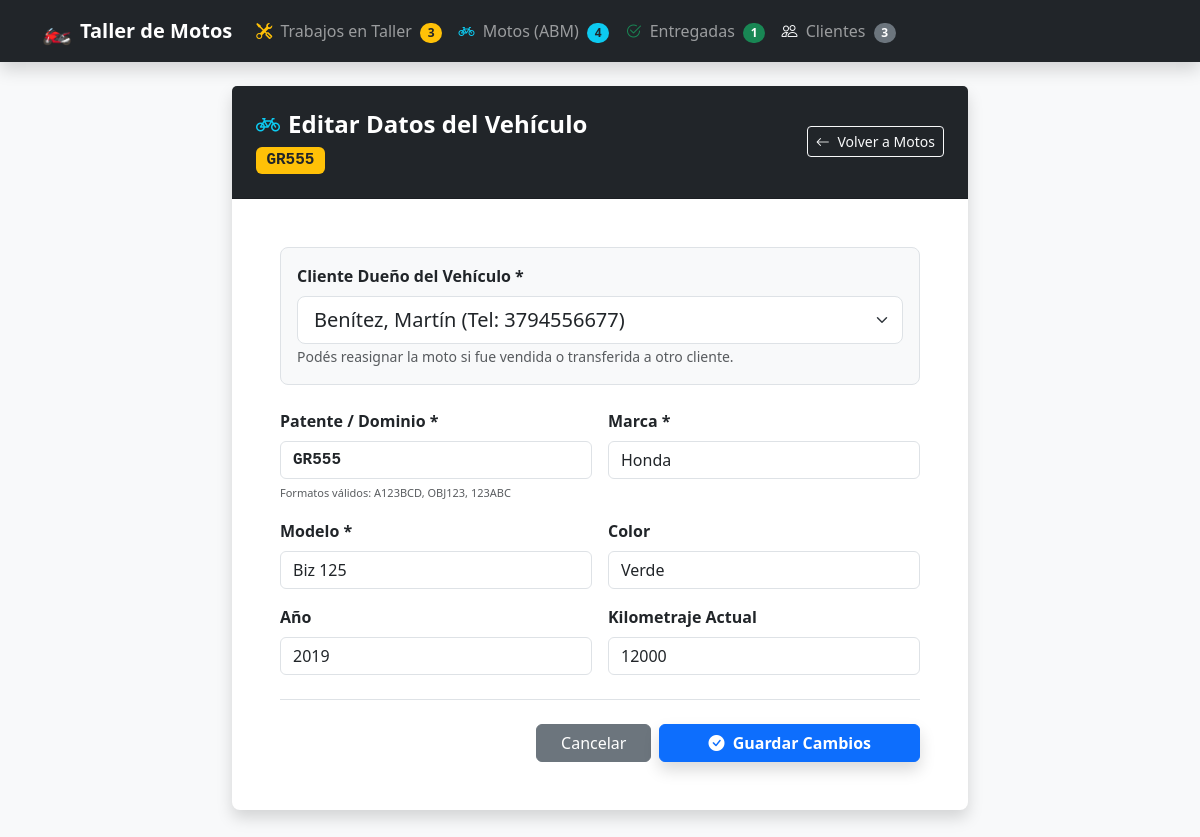
Page /editar_moto.php?id=4 on the committed database.
### tables this page shows
CREATE TABLE `motos` (
  `id_moto` int(11) NOT NULL,
  `id_cliente` int(11) NOT NULL,
  `marca` varchar(50) NOT NULL,
  `modelo` varchar(100) NOT NULL,
  `anio` int(11) DEFAULT NULL,
  `patente` varchar(20) NOT NULL,
  `color` varchar(30) DEFAULT NULL,
  `kilometraje` int(11) DEFAULT 0,
  `observaciones` text DEFAULT NULL,
  `estado` enum('En Espera','En Reparacion','Terminado','Entregado') DEFAULT 'En Espera',
  `falla_reportada` text DEFAULT NULL,
  `arreglo_realizado` text DEFAULT NULL,
  `repuestos` text DEFAULT NULL,
  `precio_estimado` decimal(10,2) DEFAULT 0.00,
  `precio_final` decimal(10,2) DEFAULT 0.00,
  `fecha_ingreso` datetime DEFAULT current_timestamp(),
  `fecha_prometida` date DEFAULT NULL,
  `fecha_entrega` datetime DEFAULT NULL
);

CREATE TABLE `clientes` (
  `id_cliente` int(11) NOT NULL,
  `nombre` varchar(100) NOT NULL,
  `apellido` varchar(100) NOT NULL,
  `telefono` varchar(20) NOT NULL,
  `email` varchar(100) DEFAULT NULL,
  `direccion` varchar(200) DEFAULT NULL,
  `fecha_registro` timestamp NOT NULL DEFAULT current_timestamp()
);

### editar_moto.php (the view, shortened to what this page needs)
<?php
require_once 'conexion.php';
$id_moto = intval($_GET['id'] ?? 0);
$stmt = $pdo->prepare("SELECT m.*, c.nombre AS cliente_nombre, c.apellido AS cliente_apellido
                       FROM motos m
                       INNER JOIN clientes c ON m.id_cliente = c.id_cliente
                       WHERE m.id_moto = :id");
$stmt->execute([':id' => $id_moto]);
$moto = $stmt->fetch();
$clientes = $pdo->query("SELECT id_cliente, nombre, apellido, telefono FROM clientes ORDER BY apellido ASC, nombre ASC")->fetchAll();
?>
<!DOCTYPE html>
<html lang="es">
<head>
    <link href="https://cdn.jsdelivr.net/npm/bootstrap@5.3.0/dist/css/bootstrap.min.css" rel="stylesheet">
    <link href="https://cdn.jsdelivr.net/npm/bootstrap-icons@1.10.5/font/bootstrap-icons.css" rel="stylesheet">
</head>
<body class="bg-light">
    <?php include 'navbar.php'; ?>
    <div class="container mb-5">
        <div class="row justify-content-center">
            <div class="col-lg-8">
                <div class="card shadow border-0 rounded-3">
                    <div class="card-header bg-dark text-white p-4">
                        <div class="d-flex justify-content-between align-items-center">
                            <div>
                                <h4 class="mb-1 fw-bold">
                                    <i class="bi bi-bicycle text-info me-2"></i>Editar Datos del Vehículo
                                </h4>
                                <span class="badge bg-warning text-dark font-monospace fs-6 mt-1">
                                    <?php echo htmlspecialchars($moto['patente']); ?>
                                </span>
                            </div>
                            <a href="motos.php" class="btn btn-outline-light btn-sm">
                                <i class="bi bi-arrow-left me-1"></i> Volver a Motos
                            </a>
                        </div>
                    </div>
                    <div class="card-body p-4 p-md-5">
                        <form action="actualizar_moto.php" method="POST">
                            <div class="mb-4 p-3 bg-light rounded-3 border">
                                <label class="form-label fw-bold text-dark">Cliente Dueño del Vehículo *</label>
                                <select name="id_cliente" class="form-select form-select-lg" required>
                                    <?php foreach ($clientes as $cli): ?>
                                        <option value="<?php echo $cli['id_cliente']; ?>" <?php echo ($cli['id_cliente'] == $moto['id_cliente']) ? 'selected' : ''; ?>>
                                            <?php echo htmlspecialchars($cli['apellido'] . ', ' . $cli['nombre'] . ' (Tel: ' . $cli['telefono'] . ')'); ?>
                                        </option>
                                    <?php endforeach; ?>
                                </select>
                                <small class="text-muted">Podés reasignar la moto si fue vendida o transferida a otro cliente.</small>
                            </div>
                            <div class="row g-3 mb-4">
                                <div class="col-md-6">
                                    <label class="form-label fw-semibold">Patente / Dominio *</label>
                                    <input type="text" name="patente" class="form-control text-uppercase font-monospace fw-bold"
                                           value="<?php echo htmlspecialchars($moto['patente']); ?>"
                                           pattern="^([A-Za-z]{1}[0-9]{3}[A-Za-z]{3}|[0-9]{3}[A-Za-z]{3}|[A-Za-z]{3}[0-9]{3}|[A-Za-z]{2}[0-9]{3}[A-Za-z]{2})$"
                                           title="Formato válido: A123BCD (motos Mercosur), OBJ123 o 123ABC"
                                           required>
                                    <small class="text-muted" style="font-size: 11px;">Formatos válidos: A123BCD, OBJ123, 123ABC</small>
                                </div>
                                <div class="col-md-6">
                                    <label class="form-label fw-semibold">Marca *</label>
                                    <input type="text" name="marca" maxlength="50" class="form-control"
                                           value="<?php echo htmlspecialchars($moto['marca']); ?>" required>
                                </div>
                                <div class="col-md-6">
                                    <label class="form-label fw-semibold">Modelo *</label>
                                    <input type="text" name="modelo" maxlength="100" class="form-control"
                                           value="<?php echo htmlspecialchars($moto['modelo']); ?>" required>
                                </div>
                                <div class="col-md-6">
                                    <label class="form-label fw-semibold">Color</label>
                                    <input type="text" name="color" maxlength="30" class="form-control"
                                           value="<?php echo htmlspecialchars($moto['color'] ?? ''); ?>">
                                </div>
                                <div class="col-md-6">
                                    <label class="form-label fw-semibold">Año</label>
                                    <input type="number" name="anio" class="form-control"
                                           value="<?php echo htmlspecialchars($moto['anio'] ?? ''); ?>" min="1950" max="<?php echo date('Y') + 1; ?>">
                                </div>
                                <div class="col-md-6">
                                    <label class="form-label fw-semibold">Kilometraje Actual</label>
                                    <input type="number" name="kilometraje" max="999999" class="form-control"
                                           value="<?php echo htmlspecialchars($moto['kilometraje'] ?? '0'); ?>" min="0">
                                </div>
                            </div>
                            <div class="d-flex justify-content-end gap-2 border-top pt-4">
                                <a href="motos.php" class="btn btn-secondary px-4">Cancelar</a>
                                <button type="submit" class="btn btn-primary px-5 fw-bold shadow">
                                    <i class="bi bi-check-circle-fill me-1"></i> Guardar Cambios
                                </button>
                            </div>
                        </form>
                    </div>
                </div>
            </div>
        </div>
    </div>
</body>
</html>

### rows in the picture
motos: patente "GR555", id_cliente "Benítez, Martín (Tel: 3794556677)", marca "Honda", modelo "Biz 125", color "Verde", anio "2019", kilometraje "12000"

### other values in the picture
$totalActivas "3"
$totalMotos "4"
$totalEntregadas "1"
$totalClientes "3"
